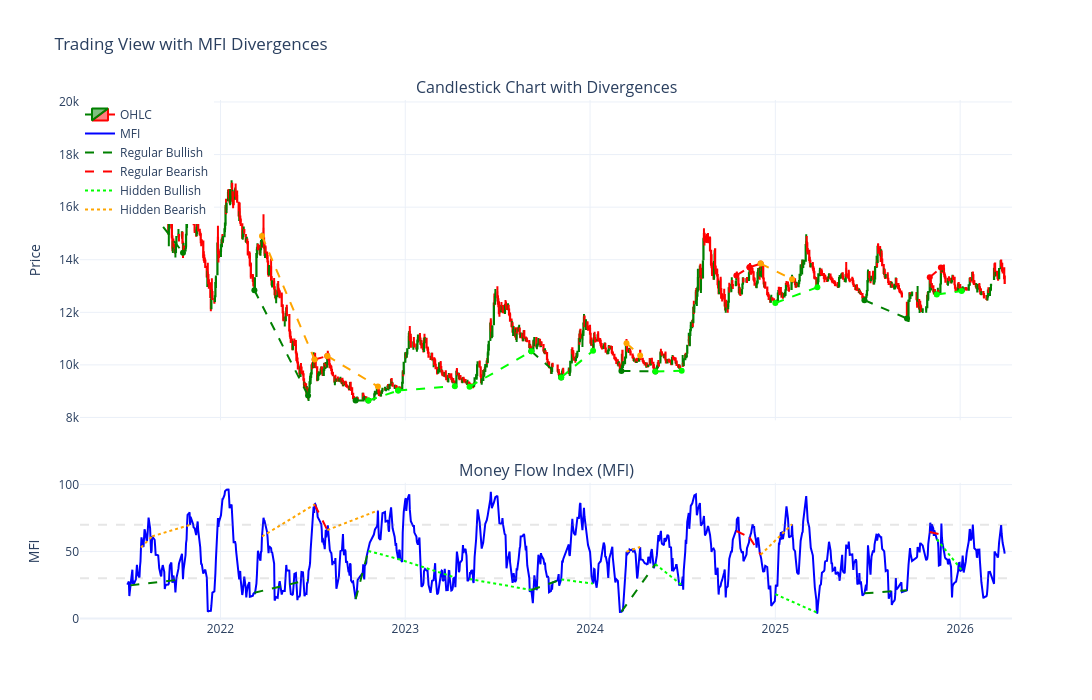

Write notebook code for a chart like this one.
### Code cell
# Plot divergence lines on the chart
fig_div = make_subplots(
    rows=2, cols=1,
    shared_xaxes=True,
    vertical_spacing=0.12,
    row_heights=[0.7, 0.3],
    subplot_titles=("Candlestick Chart with Divergences", "Money Flow Index (MFI)")
)

# Add candlestick chart
fig_div.add_trace(
    go.Candlestick(
        x=df_plot['Date_str'],
        open=df_plot['Open'],
        high=df_plot['High'],
        low=df_plot['Low'],
        close=df_plot['Close'],
        name='OHLC',
        increasing_line_color='green',
        decreasing_line_color='red',
    ),
    row=1, col=1
)

# Add MFI
fig_div.add_trace(
    go.Scatter(
        x=df_plot['Date_str'],
        y=df_plot['mfi'],
        mode='lines',
        name='MFI',
        line=dict(color='blue', width=2)
      
    ),
    row=2, col=1
)

# Regular Bullish on PRICE
for p1, p2 in regular_bullish:
    fig_div.add_trace(
        go.Scatter(
            x=[df_plot['Date_str'].iloc[p1], df_plot['Date_str'].iloc[p2]],
            y=[df_plot['Close'].iloc[p1], df_plot['Close'].iloc[p2]],
            mode='lines+markers',
            line=dict(color='green', dash='dash', width=2),
            showlegend=False,
            hovertemplate='Regular Bullish<extra></extra>'
        ),
        row=1, col=1
    )

# Regular Bearish on PRICE
for p1, p2 in regular_bearish:
    fig_div.add_trace(
        go.Scatter(
            x=[df_plot['Date_str'].iloc[p1], df_plot['Date_str'].iloc[p2]],
            y=[df_plot['Close'].iloc[p1], df_plot['Close'].iloc[p2]],
            mode='lines+markers',
            line=dict(color='red', dash='dash', width=2),
            showlegend=False,
            hovertemplate='Regular Bearish<extra></extra>'
        ),
        row=1, col=1
    )

# Hidden Bullish on PRICE
for p1, p2 in hidden_bullish:
    fig_div.add_trace(
        go.Scatter(
            x=[df_plot['Date_str'].iloc[p1], df_plot['Date_str'].iloc[p2]],
            y=[df_plot['Close'].iloc[p1], df_plot['Close'].iloc[p2]],
            mode='lines+markers',
            line=dict(color='lime', dash='dash', width=2),
            showlegend=False,
            hovertemplate='Hidden Bullish<extra></extra>'
        ),
        row=1, col=1
    )

# Hidden Bearish on PRICE
for p1, p2 in hidden_bearish:
    fig_div.add_trace(
        go.Scatter(
            x=[df_plot['Date_str'].iloc[p1], df_plot['Date_str'].iloc[p2]],
            y=[df_plot['Close'].iloc[p1], df_plot['Close'].iloc[p2]],
            mode='lines+markers',
            line=dict(color='orange', dash='dash', width=2),
            showlegend=False,
            hovertemplate='Hidden Bearish<extra></extra>'
        ),
        row=1, col=1
    )

# Regular Bullish on MFI
for p1, p2 in regular_bullish:
    fig_div.add_trace(
        go.Scatter(
            x=[df_plot['Date_str'].iloc[p1], df_plot['Date_str'].iloc[p2]],
            y=[df_plot['mfi'].iloc[p1], df_plot['mfi'].iloc[p2]],
            mode='lines',
            line=dict(color='green', dash='dash', width=2),
            showlegend=False,
            hovertemplate='Regular Bullish<extra></extra>'
        ),
        row=2, col=1
    )

# Regular Bearish on MFI
for p1, p2 in regular_bearish:
    fig_div.add_trace(
        go.Scatter(
            x=[df_plot['Date_str'].iloc[p1], df_plot['Date_str'].iloc[p2]],
            y=[df_plot['mfi'].iloc[p1], df_plot['mfi'].iloc[p2]],
            mode='lines',
            line=dict(color='red', dash='dash', width=2),
            showlegend=False,
            hovertemplate='Regular Bearish<extra></extra>'
        ),
        row=2, col=1
    )

# Hidden Bullish on MFI
for p1, p2 in hidden_bullish:
    fig_div.add_trace(
        go.Scatter(
            x=[df_plot['Date_str'].iloc[p1], df_plot['Date_str'].iloc[p2]],
            y=[df_plot['mfi'].iloc[p1], df_plot['mfi'].iloc[p2]],
            mode='lines',
            line=dict(color='lime', dash='dot', width=2),
            showlegend=False,
            hovertemplate='Hidden Bullish<extra></extra>'
        ),
        row=2, col=1
    )

# Hidden Bearish on MFI
for p1, p2 in hidden_bearish:
    fig_div.add_trace(
        go.Scatter(
            x=[df_plot['Date_str'].iloc[p1], df_plot['Date_str'].iloc[p2]],
            y=[df_plot['mfi'].iloc[p1], df_plot['mfi'].iloc[p2]],
            mode='lines',
            line=dict(color='orange', dash='dot', width=2),
            showlegend=False,
            hovertemplate='Hidden Bearish<extra></extra>'
        ),
        row=2, col=1
    )

# Add overbought/oversold lines (faded)
fig_div.add_hline(y=70, line_dash="dash", line_color="rgba(128, 128, 128, 0.2)", row=2)
fig_div.add_hline(y=30, line_dash="dash", line_color="rgba(128, 128, 128, 0.2)", row=2)

# Add legend entries manually
fig_div.add_trace(go.Scatter(x=[None], y=[None], mode='lines', 
                         line=dict(color='green', dash='dash', width=2), 
                         name='Regular Bullish'), row=1, col=1)
fig_div.add_trace(go.Scatter(x=[None], y=[None], mode='lines', 
                         line=dict(color='red', dash='dash', width=2), 
                         name='Regular Bearish'), row=1, col=1)
fig_div.add_trace(go.Scatter(x=[None], y=[None], mode='lines', 
                         line=dict(color='lime', dash='dot', width=2), 
                         name='Hidden Bullish'), row=1, col=1)
fig_div.add_trace(go.Scatter(x=[None], y=[None], mode='lines', 
                         line=dict(color='orange', dash='dot', width=2), 
                         name='Hidden Bearish'), row=1, col=1)

# Update layout
fig_div.update_layout(
    height=700,
    width=1400,
    title_text="Trading View with MFI Divergences",
    xaxis_rangeslider_visible=False,
    hovermode='x unified',
    template='plotly_white',
    legend=dict(x=0, y=1)
)

fig_div.update_yaxes(title_text="Price", row=1, col=1)
fig_div.update_yaxes(title_text="MFI", row=2, col=1)

# Print summary
print(f"Regular Bullish Divergences: {len(regular_bullish)}")
print(f"Regular Bearish Divergences: {len(regular_bearish)}")
print(f"Hidden Bullish Divergences: {len(hidden_bullish)}")
print(f"Hidden Bearish Divergences: {len(hidden_bearish)}")

fig_div.show()

### Figure 1 — Plotly figure (JSON) as saved in the notebook; plotly's stock layout.template omitted (floating-point values rounded to 4 significant figures; data arrays with more than 128 entries replaced by an {"elided": "..."} marker saying what was removed)
{"data": [{"close": {"elided": "1158 float values"}, "decreasing": {"line": {"color": "red"}}, "high": {"elided": "1158 float values"}, "increasing": {"line": {"color": "green"}}, "low": {"elided": "1158 float values"}, "name": "OHLC", "open": {"elided": "1158 float values"}, "type": "candlestick", "x": {"elided": "1158 str values"}, "xaxis": "x", "yaxis": "y"}, {"line": {"color": "blue", "width": 2}, "mode": "lines", "name": "MFI", "type": "scatter", "x": {"elided": "1158 str values"}, "xaxis": "x2", "y": {"elided": "1158 float values"}, "yaxis": "y2"}, {"hovertemplate": "Regular Bullish<extra></extra>", "line": {"color": "green", "dash": "dash", "width": 2}, "mode": "lines+markers", "showlegend": false, "type": "scatter", "x": ["2021-07-07", "2021-10-19"], "xaxis": "x", "y": [16880.0, 14260.0], "yaxis": "y"}, {"hovertemplate": "Regular Bullish<extra></extra>", "line": {"color": "green", "dash": "dash", "width": 2}, "mode": "lines+markers", "showlegend": false, "type": "scatter", "x": ["2022-03-09", "2022-06-23"], "xaxis": "x", "y": [12840.0, 8837.0], "yaxis": "y"}, {"hovertemplate": "Regular Bullish<extra></extra>", "line": {"color": "green", "dash": "dash", "width": 2}, "mode": "lines+markers", "showlegend": false, "type": "scatter", "x": ["2022-09-25", "2022-10-20"], "xaxis": "x", "y": [8648.0, 8644.0], "yaxis": "y"}, {"hovertemplate": "Regular Bullish<extra></extra>", "line": {"color": "green", "dash": "dash", "width": 2}, "mode": "lines+markers", "showlegend": false, "type": "scatter", "x": ["2023-09-07", "2023-11-05"], "xaxis": "x", "y": [10520.0, 9525.0], "yaxis": "y"}, {"hovertemplate": "Regular Bullish<extra></extra>", "line": {"color": "green", "dash": "dash", "width": 2}, "mode": "lines+markers", "showlegend": false, "type": "scatter", "x": ["2024-03-03", "2024-05-09"], "xaxis": "x", "y": [9768.0, 9751.0], "yaxis": "y"}, {"hovertemplate": "Regular Bullish<extra></extra>", "line": {"color": "green", "dash": "dash", "width": 2}, "mode": "lines+markers", "showlegend": false, "type": "scatter", "x": ["2025-06-26", "2025-09-18"], "xaxis": "x", "y": [12460.0, 11760.0], "yaxis": "y"}, {"hovertemplate": "Regular Bearish<extra></extra>", "line": {"color": "red", "dash": "dash", "width": 2}, "mode": "lines+markers", "showlegend": false, "type": "scatter", "x": ["2022-07-06", "2022-07-31"], "xaxis": "x", "y": [10200.0, 10340.0], "yaxis": "y"}, {"hovertemplate": "Regular Bearish<extra></extra>", "line": {"color": "red", "dash": "dash", "width": 2}, "mode": "lines+markers", "showlegend": false, "type": "scatter", "x": ["2024-10-16", "2024-11-11"], "xaxis": "x", "y": [13400.0, 13710.0], "yaxis": "y"}, {"hovertemplate": "Regular Bearish<extra></extra>", "line": {"color": "red", "dash": "dash", "width": 2}, "mode": "lines+markers", "showlegend": false, "type": "scatter", "x": ["2024-11-11", "2024-12-03"], "xaxis": "x", "y": [13710.0, 13850.0], "yaxis": "y"}, {"hovertemplate": "Regular Bearish<extra></extra>", "line": {"color": "red", "dash": "dash", "width": 2}, "mode": "lines+markers", "showlegend": false, "type": "scatter", "x": ["2025-11-02", "2025-11-24"], "xaxis": "x", "y": [13330.0, 13700.0], "yaxis": "y"}, {"hovertemplate": "Hidden Bullish<extra></extra>", "line": {"color": "lime", "dash": "dash", "width": 2}, "mode": "lines+markers", "showlegend": false, "type": "scatter", "x": ["2022-10-20", "2022-12-18"], "xaxis": "x", "y": [8644.0, 9024.0], "yaxis": "y"}, {"hovertemplate": "Hidden Bullish<extra></extra>", "line": {"color": "lime", "dash": "dash", "width": 2}, "mode": "lines+markers", "showlegend": false, "type": "scatter", "x": ["2022-12-18", "2023-04-09"], "xaxis": "x", "y": [9024.0, 9191.0], "yaxis": "y"}, {"hovertemplate": "Hidden Bullish<extra></extra>", "line": {"color": "lime", "dash": "dash", "width": 2}, "mode": "lines+markers", "showlegend": false, "type": "scatter", "x": ["2023-05-08", "2023-09-07"], "xaxis": "x", "y": [9171.0, 10520.0], "yaxis": "y"}, {"hovertemplate": "Hidden Bullish<extra></extra>", "line": {"color": "lime", "dash": "dash", "width": 2}, "mode": "lines+markers", "showlegend": false, "type": "scatter", "x": ["2023-11-05", "2024-01-07"], "xaxis": "x", "y": [9525.0, 10540.0], "yaxis": "y"}, {"hovertemplate": "Hidden Bullish<extra></extra>", "line": {"color": "lime", "dash": "dash", "width": 2}, "mode": "lines+markers", "showlegend": false, "type": "scatter", "x": ["2024-05-09", "2024-06-30"], "xaxis": "x", "y": [9751.0, 9773.0], "yaxis": "y"}, {"hovertemplate": "Hidden Bullish<extra></extra>", "line": {"color": "lime", "dash": "dash", "width": 2}, "mode": "lines+markers", "showlegend": false, "type": "scatter", "x": ["2025-01-01", "2025-03-25"], "xaxis": "x", "y": [12350.0, 12950.0], "yaxis": "y"}, {"hovertemplate": "Hidden Bullish<extra></extra>", "line": {"color": "lime", "dash": "dash", "width": 2}, "mode": "lines+markers", "showlegend": false, "type": "scatter", "x": ["2025-11-16", "2026-01-04"], "xaxis": "x", "y": [12680.0, 12810.0], "yaxis": "y"}, {"hovertemplate": "Hidden Bearish<extra></extra>", "line": {"color": "orange", "dash": "dash", "width": 2}, "mode": "lines+markers", "showlegend": false, "type": "scatter", "x": ["2021-07-28", "2021-08-19"], "xaxis": "x", "y": [18360.0, 18210.0], "yaxis": "y"}, {"hovertemplate": "Hidden Bearish<extra></extra>", "line": {"color": "orange", "dash": "dash", "width": 2}, "mode": "lines+markers", "showlegend": false, "type": "scatter", "x": ["2021-08-19", "2021-11-02"], "xaxis": "x", "y": [18210.0, 15960.0], "yaxis": "y"}, {"hovertemplate": "Hidden Bearish<extra></extra>", "line": {"color": "orange", "dash": "dash", "width": 2}, "mode": "lines+markers", "showlegend": false, "type": "scatter", "x": ["2022-03-24", "2022-07-06"], "xaxis": "x", "y": [14900.0, 10200.0], "yaxis": "y"}, {"hovertemplate": "Hidden Bearish<extra></extra>", "line": {"color": "orange", "dash": "dash", "width": 2}, "mode": "lines+markers", "showlegend": false, "type": "scatter", "x": ["2022-07-31", "2022-11-08"], "xaxis": "x", "y": [10340.0, 9175.0], "yaxis": "y"}, {"hovertemplate": "Hidden Bearish<extra></extra>", "line": {"color": "orange", "dash": "dash", "width": 2}, "mode": "lines+markers", "showlegend": false, "type": "scatter", "x": ["2024-03-13", "2024-04-09"], "xaxis": "x", "y": [10820.0, 10360.0], "yaxis": "y"}, {"hovertemplate": "Hidden Bearish<extra></extra>", "line": {"color": "orange", "dash": "dash", "width": 2}, "mode": "lines+markers", "showlegend": false, "type": "scatter", "x": ["2024-12-03", "2025-02-03"], "xaxis": "x", "y": [13850.0, 13260.0], "yaxis": "y"}, {"hovertemplate": "Regular Bullish<extra></extra>", "line": {"color": "green", "dash": "dash", "width": 2}, "mode": "lines", "showlegend": false, "type": "scatter", "x": ["2021-07-07", "2021-10-19"], "xaxis": "x2", "y": [24.68, 29.31], "yaxis": "y2"}, {"hovertemplate": "Regular Bullish<extra></extra>", "line": {"color": "green", "dash": "dash", "width": 2}, "mode": "lines", "showlegend": false, "type": "scatter", "x": ["2022-03-09", "2022-06-23"], "xaxis": "x2", "y": [19.19, 28.76], "yaxis": "y2"}, {"hovertemplate": "Regular Bullish<extra></extra>", "line": {"color": "green", "dash": "dash", "width": 2}, "mode": "lines", "showlegend": false, "type": "scatter", "x": ["2022-09-25", "2022-10-20"], "xaxis": "x2", "y": [14.42, 50.43], "yaxis": "y2"}, {"hovertemplate": "Regular Bullish<extra></extra>", "line": {"color": "green", "dash": "dash", "width": 2}, "mode": "lines", "showlegend": false, "type": "scatter", "x": ["2023-09-07", "2023-11-05"], "xaxis": "x2", "y": [21.26, 29.13], "yaxis": "y2"}, {"hovertemplate": "Regular Bullish<extra></extra>", "line": {"color": "green", "dash": "dash", "width": 2}, "mode": "lines", "showlegend": false, "type": "scatter", "x": ["2024-03-03", "2024-05-09"], "xaxis": "x2", "y": [4.983, 40.56], "yaxis": "y2"}, {"hovertemplate": "Regular Bullish<extra></extra>", "line": {"color": "green", "dash": "dash", "width": 2}, "mode": "lines", "showlegend": false, "type": "scatter", "x": ["2025-06-26", "2025-09-18"], "xaxis": "x2", "y": [18.73, 21.07], "yaxis": "y2"}, {"hovertemplate": "Regular Bearish<extra></extra>", "line": {"color": "red", "dash": "dash", "width": 2}, "mode": "lines", "showlegend": false, "type": "scatter", "x": ["2022-07-06", "2022-07-31"], "xaxis": "x2", "y": [85.17, 66.01], "yaxis": "y2"}, {"hovertemplate": "Regular Bearish<extra></extra>", "line": {"color": "red", "dash": "dash", "width": 2}, "mode": "lines", "showlegend": false, "type": "scatter", "x": ["2024-10-16", "2024-11-11"], "xaxis": "x2", "y": [65.32, 60.57], "yaxis": "y2"}, {"hovertemplate": "Regular Bearish<extra></extra>", "line": {"color": "red", "dash": "dash", "width": 2}, "mode": "lines", "showlegend": false, "type": "scatter", "x": ["2024-11-11", "2024-12-03"], "xaxis": "x2", "y": [60.57, 47.61], "yaxis": "y2"}, {"hovertemplate": "Regular Bearish<extra></extra>", "line": {"color": "red", "dash": "dash", "width": 2}, "mode": "lines", "showlegend": false, "type": "scatter", "x": ["2025-11-02", "2025-11-24"], "xaxis": "x2", "y": [64.55, 62.62], "yaxis": "y2"}, {"hovertemplate": "Hidden Bullish<extra></extra>", "line": {"color": "lime", "dash": "dot", "width": 2}, "mode": "lines", "showlegend": false, "type": "scatter", "x": ["2022-10-20", "2022-12-18"], "xaxis": "x2", "y": [50.43, 44.43], "yaxis": "y2"}, {"hovertemplate": "Hidden Bullish<extra></extra>", "line": {"color": "lime", "dash": "dot", "width": 2}, "mode": "lines", "showlegend": false, "type": "scatter", "x": ["2022-12-18", "2023-04-09"], "xaxis": "x2", "y": [44.43, 30.61], "yaxis": "y2"}, {"hovertemplate": "Hidden Bullish<extra></extra>", "line": {"color": "lime", "dash": "dot", "width": 2}, "mode": "lines", "showlegend": false, "type": "scatter", "x": ["2023-05-08", "2023-09-07"], "xaxis": "x2", "y": [29.41, 21.26], "yaxis": "y2"}, {"hovertemplate": "Hidden Bullish<extra></extra>", "line": {"color": "lime", "dash": "dot", "width": 2}, "mode": "lines", "showlegend": false, "type": "scatter", "x": ["2023-11-05", "2024-01-07"], "xaxis": "x2", "y": [29.13, 26.0], "yaxis": "y2"}, {"hovertemplate": "Hidden Bullish<extra></extra>", "line": {"color": "lime", "dash": "dot", "width": 2}, "mode": "lines", "showlegend": false, "type": "scatter", "x": ["2024-05-09", "2024-06-30"], "xaxis": "x2", "y": [40.56, 24.98], "yaxis": "y2"}, {"hovertemplate": "Hidden Bullish<extra></extra>", "line": {"color": "lime", "dash": "dot", "width": 2}, "mode": "lines", "showlegend": false, "type": "scatter", "x": ["2025-01-01", "2025-03-25"], "xaxis": "x2", "y": [18.09, 4.218], "yaxis": "y2"}, {"hovertemplate": "Hidden Bullish<extra></extra>", "line": {"color": "lime", "dash": "dot", "width": 2}, "mode": "lines", "showlegend": false, "type": "scatter", "x": ["2025-11-16", "2026-01-04"], "xaxis": "x2", "y": [59.14, 36.16], "yaxis": "y2"}, {"hovertemplate": "Hidden Bearish<extra></extra>", "line": {"color": "orange", "dash": "dot", "width": 2}, "mode": "lines", "showlegend": false, "type": "scatter", "x": ["2021-07-28", "2021-08-19"], "xaxis": "x2", "y": [52.97, 61.32], "yaxis": "y2"}, {"hovertemplate": "Hidden Bearish<extra></extra>", "line": {"color": "orange", "dash": "dot", "width": 2}, "mode": "lines", "showlegend": false, "type": "scatter", "x": ["2021-08-19", "2021-11-02"], "xaxis": "x2", "y": [61.32, 69.88], "yaxis": "y2"}, {"hovertemplate": "Hidden Bearish<extra></extra>", "line": {"color": "orange", "dash": "dot", "width": 2}, "mode": "lines", "showlegend": false, "type": "scatter", "x": ["2022-03-24", "2022-07-06"], "xaxis": "x2", "y": [61.19, 85.17], "yaxis": "y2"}, {"hovertemplate": "Hidden Bearish<extra></extra>", "line": {"color": "orange", "dash": "dot", "width": 2}, "mode": "lines", "showlegend": false, "type": "scatter", "x": ["2022-07-31", "2022-11-08"], "xaxis": "x2", "y": [66.01, 80.66], "yaxis": "y2"}, {"hovertemplate": "Hidden Bearish<extra></extra>", "line": {"color": "orange", "dash": "dot", "width": 2}, "mode": "lines", "showlegend": false, "type": "scatter", "x": ["2024-03-13", "2024-04-09"], "xaxis": "x2", "y": [49.84, 53.38], "yaxis": "y2"}, {"hovertemplate": "Hidden Bearish<extra></extra>", "line": {"color": "orange", "dash": "dot", "width": 2}, "mode": "lines", "showlegend": false, "type": "scatter", "x": ["2024-12-03", "2025-02-03"], "xaxis": "x2", "y": [47.61, 70.31], "yaxis": "y2"}, {"line": {"color": "green", "dash": "dash", "width": 2}, "mode": "lines", "name": "Regular Bullish", "type": "scatter", "x": [null], "xaxis": "x", "y": [null], "yaxis": "y"}, {"line": {"color": "red", "dash": "dash", "width": 2}, "mode": "lines", "name": "Regular Bearish", "type": "scatter", "x": [null], "xaxis": "x", "y": [null], "yaxis": "y"}, {"line": {"color": "lime", "dash": "dot", "width": 2}, "mode": "lines", "name": "Hidden Bullish", "type": "scatter", "x": [null], "xaxis": "x", "y": [null], "yaxis": "y"}, {"line": {"color": "orange", "dash": "dot", "width": 2}, "mode": "lines", "name": "Hidden Bearish", "type": "scatter", "x": [null], "xaxis": "x", "y": [null], "yaxis": "y"}], "layout": {"annotations": [{"font": {"size": 16}, "showarrow": false, "text": "Candlestick Chart with Divergences", "x": 0.5, "xanchor": "center", "xref": "paper", "y": 1, "yanchor": "bottom", "yref": "paper"}, {"font": {"size": 16}, "showarrow": false, "text": "Money Flow Index (MFI)", "x": 0.5, "xanchor": "center", "xref": "paper", "y": 0.264, "yanchor": "bottom", "yref": "paper"}], "height": 700, "hovermode": "x unified", "legend": {"x": 0, "y": 1}, "shapes": [{"line": {"color": "rgba(128, 128, 128, 0.2)", "dash": "dash"}, "type": "line", "x0": 0, "x1": 1, "xref": "x2 domain", "y0": 70, "y1": 70, "yref": "y2"}, {"line": {"color": "rgba(128, 128, 128, 0.2)", "dash": "dash"}, "type": "line", "x0": 0, "x1": 1, "xref": "x2 domain", "y0": 30, "y1": 30, "yref": "y2"}], "title": {"text": "Trading View with MFI Divergences"}, "width": 1400, "xaxis": {"anchor": "y", "autorange": true, "domain": [0, 1], "matches": "x2", "range": ["2021-03-30 12:00", "2026-04-11 10:56:50.6877"], "rangeslider": {"visible": false, "yaxis": {}}, "showticklabels": false, "type": "date"}, "xaxis2": {"anchor": "y2", "autorange": true, "domain": [0, 1], "range": ["2021-03-30 12:00", "2026-04-11 10:56:50.6877"], "type": "date"}, "yaxis": {"anchor": "x", "autorange": true, "domain": [0.384, 1], "range": [7892.0, 20070.0], "title": {"text": "Price"}, "type": "linear"}, "yaxis2": {"anchor": "x2", "autorange": true, "domain": [0, 0.264], "range": [-1.179, 101.4], "title": {"text": "MFI"}, "type": "linear"}}}
